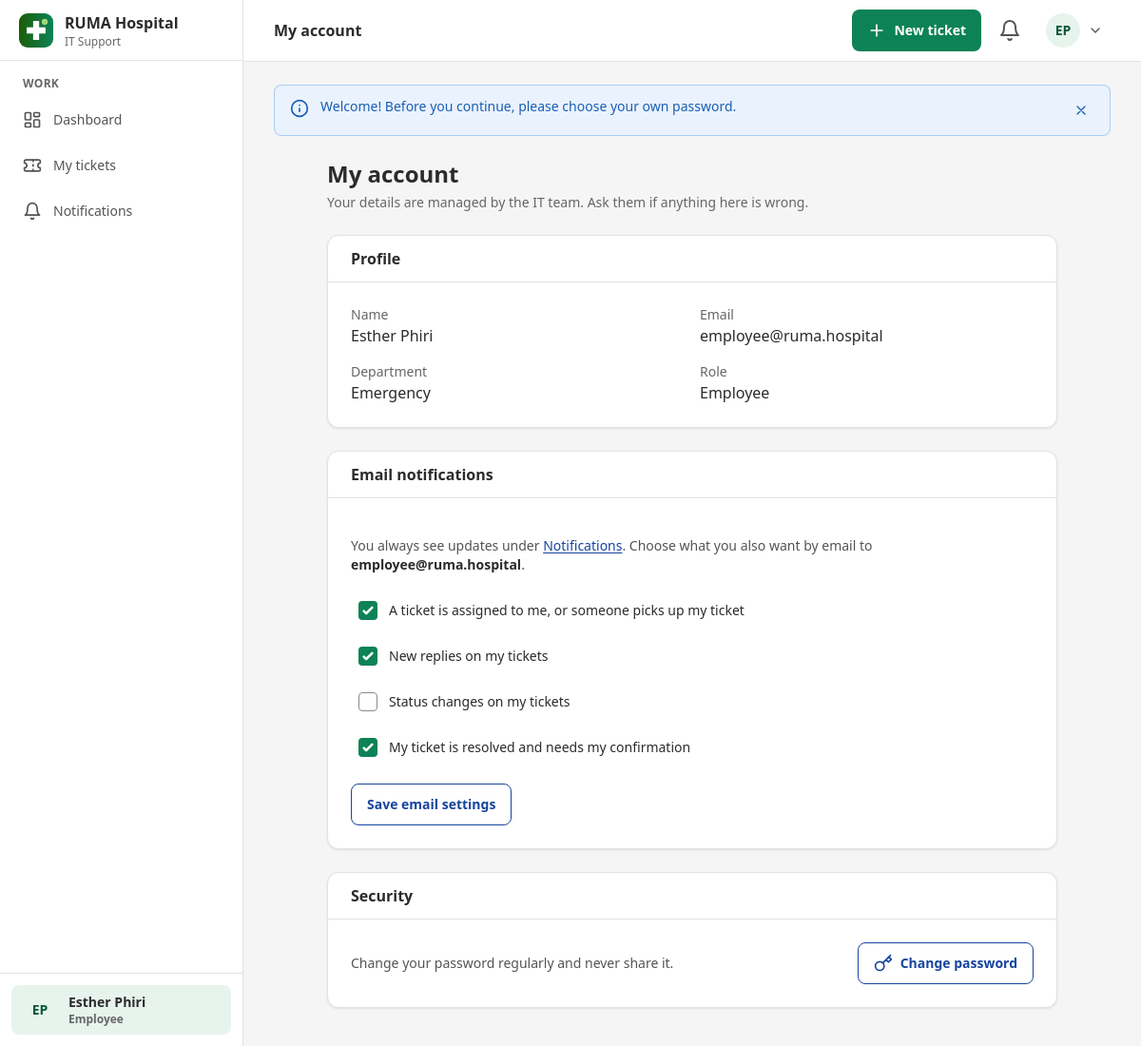
The app's page /account (signed in) with its own data.
### tables this page shows
CREATE TABLE users (
    id                   INT UNSIGNED      NOT NULL AUTO_INCREMENT,
    role_id              TINYINT UNSIGNED  NOT NULL,
    department_id        SMALLINT UNSIGNED NULL,
    full_name            VARCHAR(120) NOT NULL,
    email                VARCHAR(190) NOT NULL,
    phone                VARCHAR(30)  NULL,
    job_title            VARCHAR(100) NULL,
    password_hash        VARCHAR(255) NOT NULL,
    must_change_password TINYINT(1)   NOT NULL DEFAULT 1,
    is_active            TINYINT(1)   NOT NULL DEFAULT 1,
    locked_until         DATETIME     NULL,
    last_login_at        DATETIME     NULL,
    password_changed_at  DATETIME     NULL,
    created_at           DATETIME     NOT NULL DEFAULT CURRENT_TIMESTAMP,
    updated_at           DATETIME     NOT NULL DEFAULT CURRENT_TIMESTAMP ON UPDATE CURRENT_TIMESTAMP,
    PRIMARY KEY (id),
    UNIQUE KEY uq_users_email (email),
    KEY idx_users_role (role_id),
    KEY idx_users_department (department_id),
    CONSTRAINT fk_users_role       FOREIGN KEY (role_id)       REFERENCES roles (id),
    CONSTRAINT fk_users_department FOREIGN KEY (department_id) REFERENCES departments (id) ON DELETE SET NULL
);

CREATE TABLE roles (
    id          TINYINT UNSIGNED NOT NULL AUTO_INCREMENT,
    slug        VARCHAR(40)  NOT NULL,
    name        VARCHAR(80)  NOT NULL,
    description VARCHAR(255) NOT NULL DEFAULT '',
    created_at  DATETIME     NOT NULL DEFAULT CURRENT_TIMESTAMP,
    PRIMARY KEY (id),
    UNIQUE KEY uq_roles_slug (slug)
);

CREATE TABLE departments (
    id         SMALLINT UNSIGNED NOT NULL AUTO_INCREMENT,
    name       VARCHAR(100) NOT NULL,
    code       VARCHAR(20)  NOT NULL,
    is_active  TINYINT(1)   NOT NULL DEFAULT 1,
    created_at DATETIME     NOT NULL DEFAULT CURRENT_TIMESTAMP,
    updated_at DATETIME     NOT NULL DEFAULT CURRENT_TIMESTAMP ON UPDATE CURRENT_TIMESTAMP,
    PRIMARY KEY (id),
    UNIQUE KEY uq_departments_name (name),
    UNIQUE KEY uq_departments_code (code)
);

### views/layouts/app.php (the view, shortened to what the rows shown need)
<?php
$me = user();
$groups = nav_groups();
?>
<!doctype html>
<html lang="en" class="h-full">
<head>
    <link rel="stylesheet" href="<?= e(asset('css/app.css')) ?>">
</head>
<body class="h-full">
<aside class="fixed inset-y-0 left-0 z-30 hidden w-sidebar flex-col border-r border-line bg-white lg:flex" aria-label="Main navigation">
    <a href="<?= e(url('/')) ?>" class="flex h-16 items-center gap-3 border-b border-line px-5 no-underline hover:no-underline">
        <img src="<?= e(asset('img/logo-mark.svg')) ?>" alt="" class="h-9 w-9">
        <span class="leading-tight">
            <span class="block text-base font-bold text-ink">RUMA Hospital</span>
            <span class="block text-xs text-muted">IT Support</span>
        </span>
    </a>
    <?= App\Core\View::partial('partials/nav', ['groups' => $groups]) ?>
    <div class="border-t border-line p-3">
        <a href="<?= e(url('/account')) ?>" class="nav-link" <?= nav_is_active('/account') ? 'aria-current="page"' : '' ?>>
            <span class="avatar" aria-hidden="true"><?= e(initials($me['full_name'])) ?></span>
            <span class="min-w-0">
                <span class="block truncate font-semibold text-ink"><?= e($me['full_name']) ?></span>
                <span class="block truncate text-xs text-muted"><?= e($me['role_name']) ?></span>
            </span>
        </a>
    </div>
</aside>
<div class="flex min-h-full flex-col lg:pl-sidebar">
    <header class="sticky top-0 z-20 border-b border-line bg-white/95 backdrop-blur">
        <div class="mx-auto flex h-16 max-w-7xl items-center gap-3 px-4 sm:px-6 lg:px-8">
            <p class="hidden truncate text-base font-semibold text-ink lg:block"><?= e($title ?? '') ?></p>
            <div class="ml-auto flex items-center gap-1 sm:gap-2">
                <?php if (can('ticket.create')): ?>
                    <a href="<?= e(url('/tickets/create')) ?>" class="btn-primary hidden sm:inline-flex">
                        <?= icon('plus') ?> New ticket
                    </a>
                <?php endif; ?>
                <a href="<?= e(url('/notifications')) ?>" class="btn-icon relative" data-bell
                   aria-label="Notifications<?= unread_notifications() ? ', ' . unread_notifications() . ' unread' : '' ?>">
                    <?= icon('bell', 'h-6 w-6') ?>
                </a>
                <details class="relative hidden lg:block" data-dropdown>
                    <summary class="flex min-h-touch cursor-pointer list-none items-center gap-2 rounded-lg px-2 hover:bg-smoke" aria-label="Account menu">
                        <span class="avatar" aria-hidden="true"><?= e(initials($me['full_name'])) ?></span>
                        <?= icon('chevron-down', 'h-4 w-4') ?>
                    </summary>
                </details>
            </div>
        </div>
    </header>
    <main id="main" tabindex="-1" class="mx-auto w-full max-w-7xl flex-1 px-4 pb-28 pt-6 sm:px-6 lg:px-8 lg:pb-10">
        <?= App\Core\View::partial('partials/flash') ?>
        <?= $content ?>
    </main>
</div>
</body>
</html>

### views/pages/account/show.php (shortened to what the rows shown need)
<?php $me = user(); ?>
<div class="mx-auto max-w-3xl space-y-6">
    <header>
        <h1 class="page-title">My account</h1>
        <p class="page-subtitle">Your details are managed by the IT team. Ask them if anything here is wrong.</p>
    </header>
    <section class="card" aria-labelledby="profile-title">
        <div class="card-header"><h2 id="profile-title" class="card-title">Profile</h2></div>
        <dl class="card-body grid gap-4 sm:grid-cols-2">
            <div><dt class="text-sm text-muted">Name</dt><dd class="font-medium text-ink"><?= e($me['full_name']) ?></dd></div>
            <div><dt class="text-sm text-muted">Email</dt><dd class="break-all font-medium text-ink"><?= e($me['email']) ?></dd></div>
            <div><dt class="text-sm text-muted">Department</dt><dd class="font-medium text-ink"><?= e($me['department_name'] ?? '—') ?></dd></div>
            <div><dt class="text-sm text-muted">Role</dt><dd class="font-medium text-ink"><?= e($me['role_name']) ?></dd></div>
        </dl>
    </section>
    <section class="card" aria-labelledby="notify-title">
        <div class="card-header"><h2 id="notify-title" class="card-title">Email notifications</h2></div>
        <form method="post" action="<?= e(url('/account/notifications')) ?>" class="card-body space-y-4">
            <p class="text-sm">You always see updates under <a href="<?= e(url('/notifications')) ?>">Notifications</a>. Choose what you also want by email to <strong class="text-ink"><?= e($me['email']) ?></strong>.</p>
            <fieldset>
                <div class="space-y-1">
                    <?php foreach ($prefs as $event => $p): ?>
                        <label class="flex min-h-touch cursor-pointer items-center gap-3 rounded-lg px-2 hover:bg-smoke-2">
                            <input type="checkbox" name="email[<?= e($event) ?>]" value="1" class="checkbox" <?= $p['email'] ? 'checked' : '' ?>>
                            <span class="text-sm text-ink"><?= e($p['label']) ?></span>
                        </label>
                    <?php endforeach; ?>
                </div>
            </fieldset>
            <button type="submit" class="btn-secondary">Save email settings</button>
        </form>
    </section>
    <section class="card" aria-labelledby="security-title">
        <div class="card-header"><h2 id="security-title" class="card-title">Security</h2></div>
        <div class="card-body flex flex-col gap-4 sm:flex-row sm:items-center sm:justify-between">
            <p class="text-sm">Change your password regularly and never share it.</p>
            <a href="<?= e(url('/account/password')) ?>" class="btn-secondary"><?= icon('key') ?> Change password</a>
        </div>
    </section>
</div>

### app/Core/Router.php (shortened to what the rows shown need)
<?php
final class Router
{
    private array $routes = [];
    private function add(string $method, string $path, array $handler, array $options): void
    {
        $this->routes[] = compact('method', 'path', 'regex', 'handler', 'options');
    }
    public function dispatch(): void
    {
        $path = Request::path();
        $pathMatched = false;
        foreach ($this->routes as $route) {
            if (!preg_match($route['regex'], $path, $m)) {
                continue;
            }
            $pathMatched = true;
            $params = array_map('intval', array_filter($m, 'is_string', ARRAY_FILTER_USE_KEY));
            [$class, $action] = $route['handler'];
            (new $class())->$action(...$params);
            return;
        }
        throw new HttpException($pathMatched ? 405 : 404);
    }
}

### records on screen
users: full_name "EP", full_name "Esther Phiri", role.name "Employee", email "employee@ruma.hospital", department.name "Emergency"

### other values on screen
$name "WORK"
$item['label'] "Dashboard"
$item['label'] "My tickets"
$item['label'] "Notifications"
$flash['message'] "Welcome! Before you continue, please choose your own password."
$p['label'] "A ticket is assigned to me, or someone picks up my ticket"
$p['label'] "New replies on my tickets"
$p['label'] "Status changes on my tickets"
$p['label'] "My ticket is resolved and needs my confirmation"
